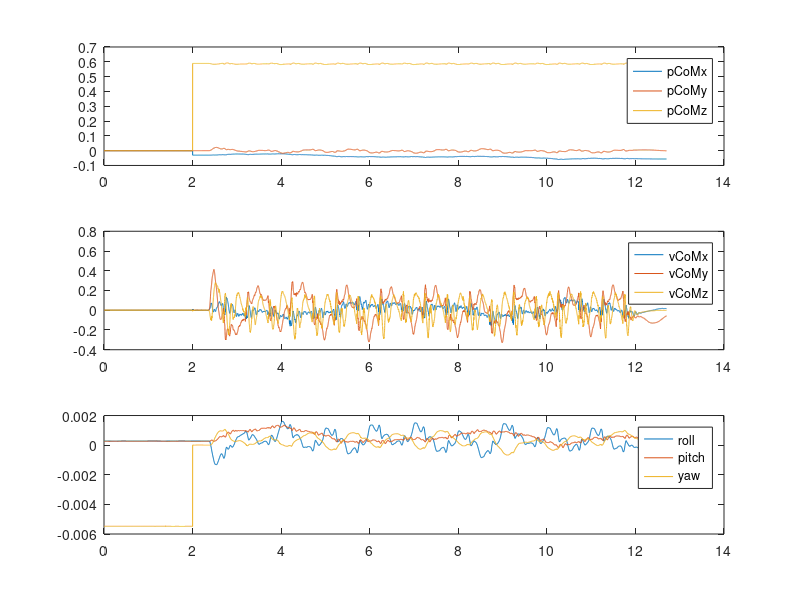
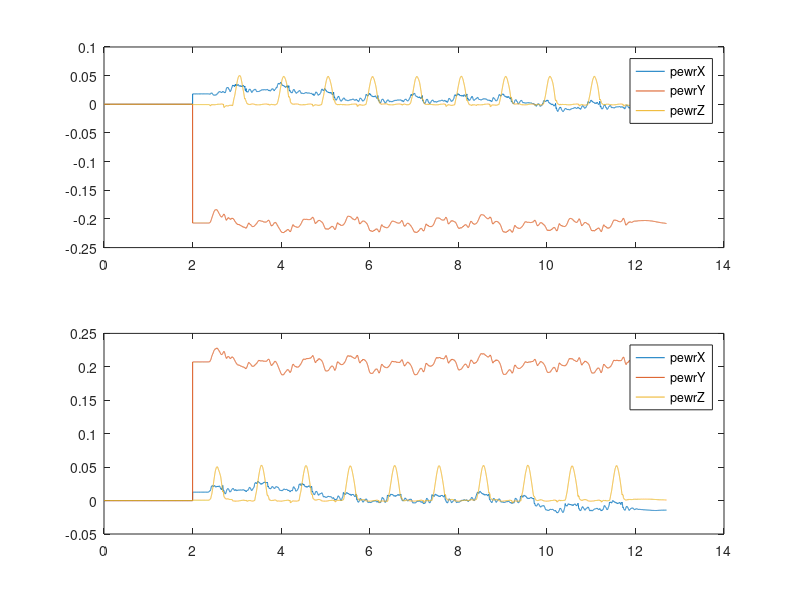
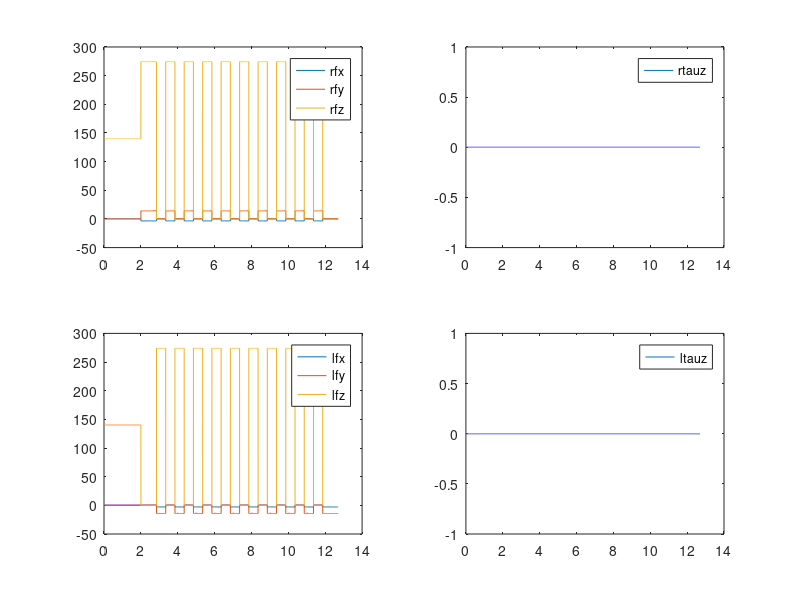
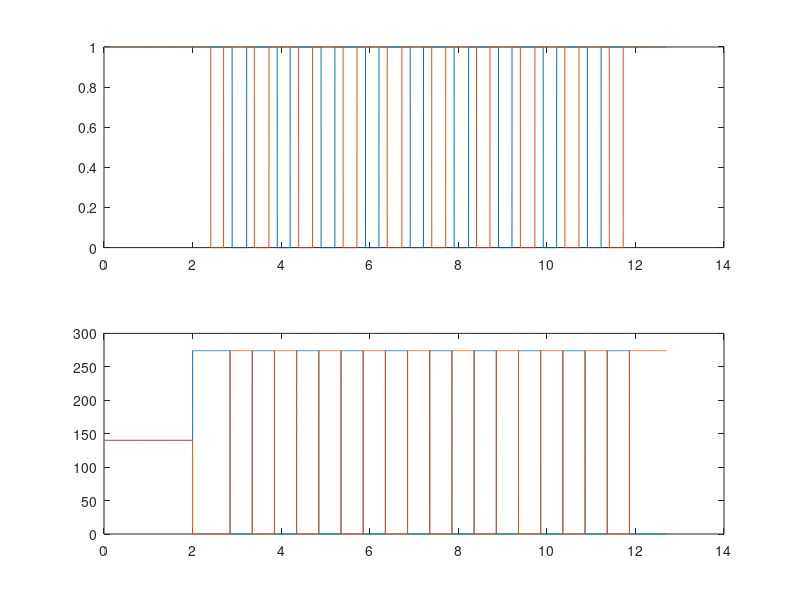

Reproduce these figures in MATLAB, in order.
clear variables;
close all;
dataOut=load('OutputData.txt');
stateData=load('StateData.txt');
xCoM=stateData(:,1:3);
vCoM=stateData(:,4:6);
peW=stateData(:,7:12);
legInd=stateData(:,13:14);
legIndPha=stateData(:,15:16);
eul=stateData(:,17:19);
omegaW=stateData(:,20:22);

time=(1:1:length(dataOut(:,1)))*0.001;

figure();
subplot(3,1,1)
plot(time,xCoM);legend('pCoMx','pCoMy','pCoMz');
subplot(3,1,2)
plot(time,vCoM);legend('vCoMx','vCoMy','vCoMz');
subplot(3,1,3)
plot(time,eul);legend('roll','pitch','yaw');

figure();
subplot(2,1,1)
plot(time,peW(:,1:3));legend('pewrX','pewrY','pewrZ');
subplot(2,1,2)
plot(time,peW(:,4:6));legend('pewrX','pewrY','pewrZ');


figure();
subplot(2,2,1)
plot(time,dataOut(:,1:3));legend('rfx','rfy','rfz');
subplot(2,2,2)
plot(time,dataOut(:,4));legend('rtauz');
subplot(2,2,3)
plot(time,dataOut(:,5:7));legend('lfx','lfy','lfz');
subplot(2,2,4)
plot(time,dataOut(:,8));legend('ltauz');

figure();
subplot(2,1,1)
plot(time,legInd);
subplot(2,1,2)
plot(time,dataOut(:,3));
hold on;
plot(time,dataOut(:,7))


